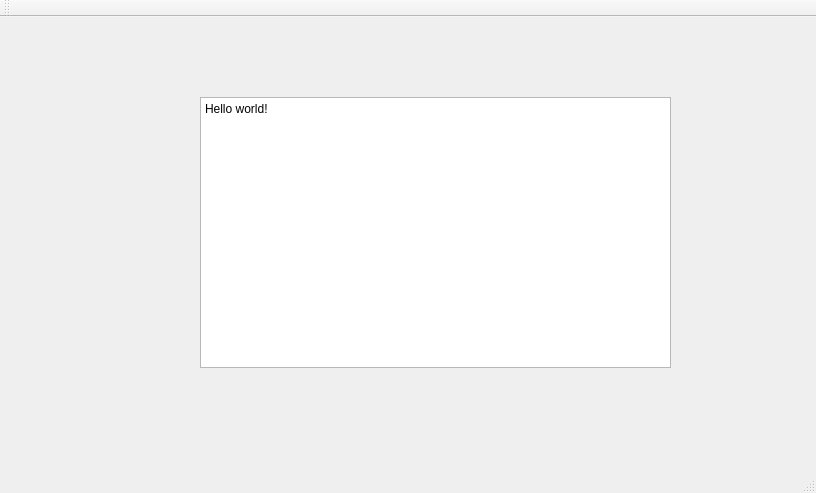
<?xml version="1.0" encoding="UTF-8"?>
<ui version="4.0">
 <class>APPClass</class>
 <widget class="QMainWindow" name="APPClass">
  <property name="geometry">
   <rect>
    <x>0</x>
    <y>0</y>
    <width>816</width>
    <height>493</height>
   </rect>
  </property>
  <property name="windowTitle">
   <string>APP</string>
  </property>
  <widget class="QWidget" name="centralWidget">
   <widget class="QPlainTextEdit" name="plainTextEdit">
    <property name="geometry">
     <rect>
      <x>200</x>
      <y>80</y>
      <width>471</width>
      <height>271</height>
     </rect>
    </property>
    <property name="plainText">
     <string>Hello world!</string>
    </property>
   </widget>
  </widget>
  <widget class="QMenuBar" name="menuBar">
   <property name="geometry">
    <rect>
     <x>0</x>
     <y>0</y>
     <width>816</width>
     <height>31</height>
    </rect>
   </property>
  </widget>
  <widget class="QToolBar" name="mainToolBar">
   <attribute name="toolBarArea">
    <enum>TopToolBarArea</enum>
   </attribute>
   <attribute name="toolBarBreak">
    <bool>false</bool>
   </attribute>
  </widget>
  <widget class="QStatusBar" name="statusBar"/>
 </widget>
 <layoutdefault spacing="6" margin="11"/>
 <resources>
  <include location="APP.qrc"/>
 </resources>
 <connections/>
</ui>
